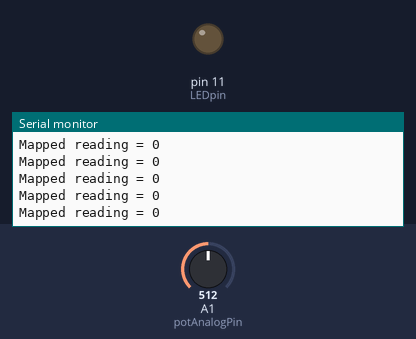
A sketch run on a simulated Arduino Uno, built with avr-gcc and run on an emulated ATmega328P. Shown: output pins drawn as LEDs (lit = HIGH), the last lines printed to the serial monitor. The test bench sets the inputs (shaded band); at power-on: A1 (potAnalogPin) = 512.

Above: at 1.2 s.
1.3 s: A1 (potAnalogPin) set to 530
At 2.4 s:
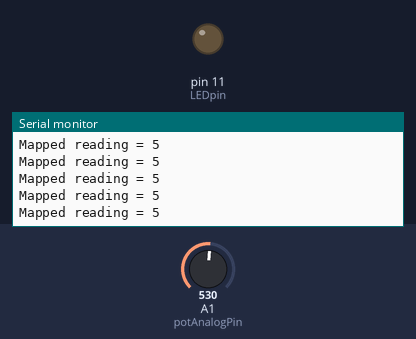
4.3 s: A1 (potAnalogPin) set to 555
At 5.4 s:
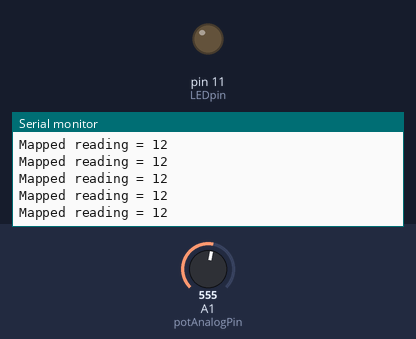
Timing chart, 0 to 7.3 s (numbered marks = the images above; inputs shaded):
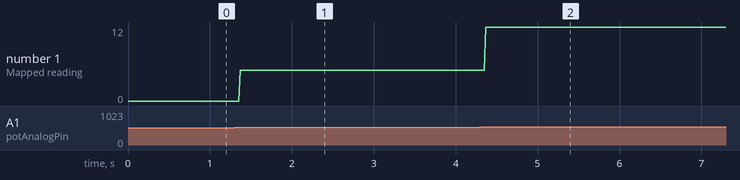

The sketch:

POT.ino
```cpp
int potAnalogPin = 1; // FSR is connected to analog 0
int LEDpin = 11;      // connect Red LED to pin 11 (PWM pin)
int potReading;      // the analog reading from the FSR resistor divider
int LEDbrightness;
int mappedReading;

void setup(void) {
  Serial.begin(9600);   // We'll send debugging information via the Serial monitor
  pinMode(LEDpin, OUTPUT);
}

void loop(void) {
  potReading = analogRead(potAnalogPin);
  mappedReading = map(potReading, 0, 1023, -150, 150);
  Serial.print("Mapped reading = ");
  Serial.println(mappedReading);

  delay(10);
}
```

Measured:
- after the input at 1.3 s, the serial monitor: prints a new line after 0.07 s (image 1)
- after the input at 4.3 s, the serial monitor: prints a new line after 0.07 s (image 2)
- plotted number 1: 0 → 5 after the input at 1.3 s, 5 → 12 after the input at 4.3 s
